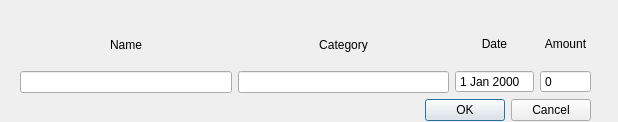
<?xml version="1.0" encoding="UTF-8"?>
<ui version="4.0">
 <class>editTransaction</class>
 <widget class="QDialog" name="editTransaction">
  <property name="geometry">
   <rect>
    <x>0</x>
    <y>0</y>
    <width>618</width>
    <height>122</height>
   </rect>
  </property>
  <property name="windowTitle">
   <string>Edit Transaction</string>
  </property>
  <widget class="QWidget" name="layoutWidget">
   <property name="geometry">
    <rect>
     <x>20</x>
     <y>25</y>
     <width>571</width>
     <height>96</height>
    </rect>
   </property>
   <layout class="QVBoxLayout" name="verticalLayout_5">
    <item>
     <layout class="QHBoxLayout" name="horizontalLayout">
      <item>
       <layout class="QVBoxLayout" name="verticalLayout">
        <item>
         <widget class="QLabel" name="label">
          <property name="text">
           <string>&lt;html&gt;&lt;head/&gt;&lt;body&gt;&lt;p align=&quot;center&quot;&gt;Name&lt;/p&gt;&lt;/body&gt;&lt;/html&gt;</string>
          </property>
         </widget>
        </item>
        <item>
         <widget class="QLineEdit" name="transactionNameEdit"/>
        </item>
       </layout>
      </item>
      <item>
       <layout class="QVBoxLayout" name="verticalLayout_2">
        <item>
         <widget class="QLabel" name="label_2">
          <property name="text">
           <string>&lt;html&gt;&lt;head/&gt;&lt;body&gt;&lt;p align=&quot;center&quot;&gt;Category&lt;/p&gt;&lt;/body&gt;&lt;/html&gt;</string>
          </property>
         </widget>
        </item>
        <item>
         <widget class="QLineEdit" name="transactionCategoryEdit"/>
        </item>
       </layout>
      </item>
      <item>
       <layout class="QVBoxLayout" name="verticalLayout_3">
        <item>
         <widget class="QLabel" name="label_3">
          <property name="text">
           <string>&lt;html&gt;&lt;head/&gt;&lt;body&gt;&lt;p align=&quot;center&quot;&gt;Date&lt;/p&gt;&lt;/body&gt;&lt;/html&gt;</string>
          </property>
         </widget>
        </item>
        <item>
         <widget class="QDateEdit" name="transactionDateEdit">
          <property name="buttonSymbols">
           <enum>QAbstractSpinBox::NoButtons</enum>
          </property>
         </widget>
        </item>
       </layout>
      </item>
      <item>
       <layout class="QVBoxLayout" name="verticalLayout_4">
        <item>
         <widget class="QLabel" name="label_4">
          <property name="text">
           <string>&lt;html&gt;&lt;head/&gt;&lt;body&gt;&lt;p align=&quot;center&quot;&gt;Amount&lt;/p&gt;&lt;/body&gt;&lt;/html&gt;</string>
          </property>
         </widget>
        </item>
        <item>
         <widget class="QDoubleSpinBox" name="transactionAmountEdit">
          <property name="buttonSymbols">
           <enum>QAbstractSpinBox::NoButtons</enum>
          </property>
          <property name="decimals">
           <number>0</number>
          </property>
          <property name="maximum">
           <double>100000000000000005366162204393472.000000000000000</double>
          </property>
         </widget>
        </item>
       </layout>
      </item>
     </layout>
    </item>
    <item>
     <layout class="QHBoxLayout" name="horizontalLayout_2">
      <item>
       <spacer name="horizontalSpacer">
        <property name="orientation">
         <enum>Qt::Horizontal</enum>
        </property>
        <property name="sizeHint" stdset="0">
         <size>
          <width>40</width>
          <height>20</height>
         </size>
        </property>
       </spacer>
      </item>
      <item>
       <widget class="QDialogButtonBox" name="buttonBox">
        <property name="standardButtons">
         <set>QDialogButtonBox::Cancel|QDialogButtonBox::Ok</set>
        </property>
       </widget>
      </item>
     </layout>
    </item>
   </layout>
  </widget>
 </widget>
 <resources/>
 <connections/>
</ui>
